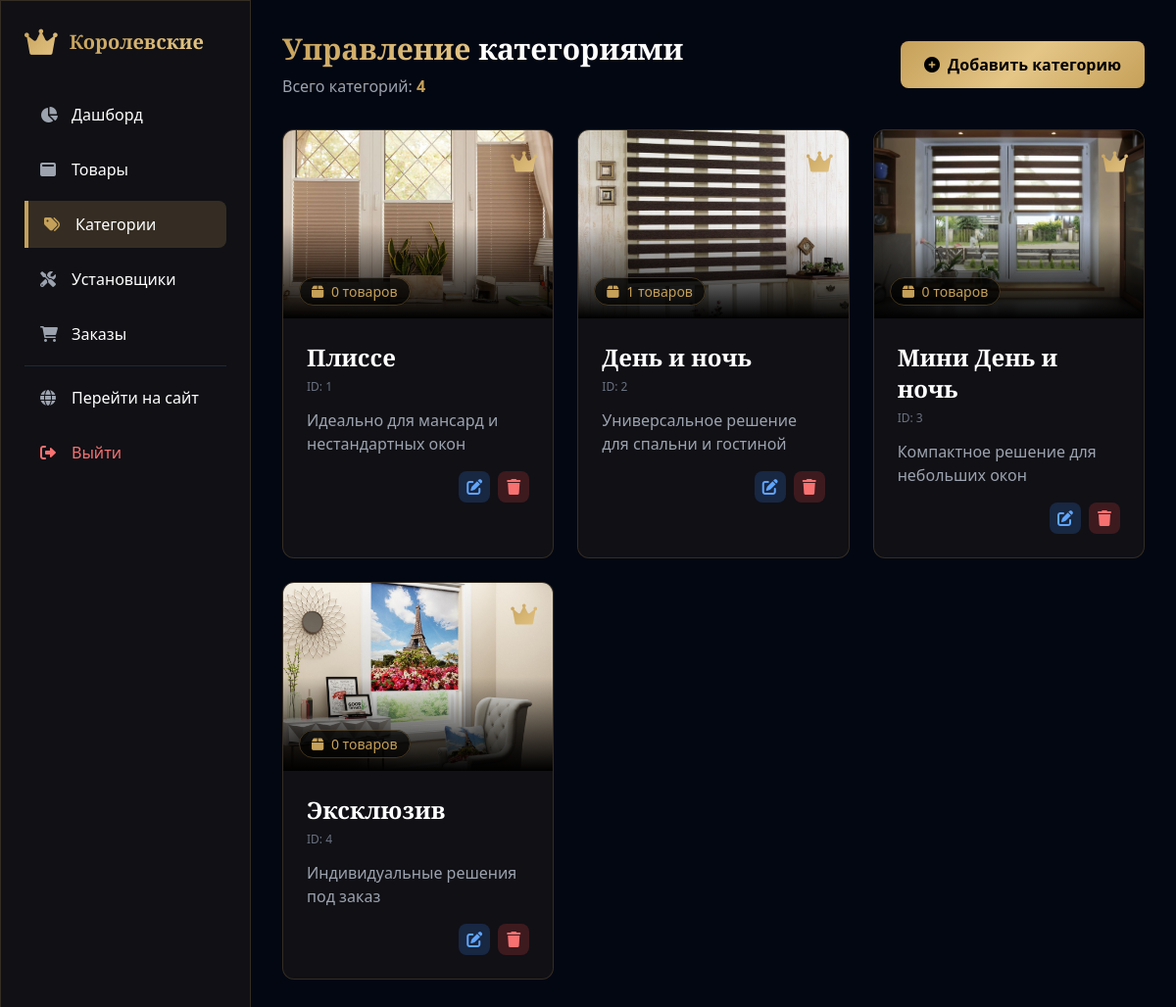
Page /admin/categories (signed in) on the committed database.
### main.py (models this page shows)
class Category(Base):
    __tablename__ = "categories"
    __table_args__ = {'extend_existing': True}
    id = Column(Integer, primary_key=True, index=True)
    name = Column(String, unique=True, index=True)
    description = Column(Text)
    image = Column(String, nullable=True)
    created_at = Column(DateTime, default=datetime.now)
    products = relationship("Product", back_populates="category")

### main.py (the view)
@app.get("/admin/categories", response_class=HTMLResponse)
async def admin_categories(request: Request, db: Session = Depends(get_db)):
    if not check_admin_auth(request):
        return RedirectResponse(url="/admin/login", status_code=303)
    categories = db.query(Category).all()
    return templates.TemplateResponse(
        "admin/categories.html",
        {
            "request": request,
            "categories": categories
        }
    )

### templates/admin/categories.html (shortened to what this page needs)
<!DOCTYPE html>
<html lang="ru">
<head>
    <script src="https://cdn.tailwindcss.com"></script>
    <link rel="stylesheet" href="https://cdnjs.cloudflare.com/ajax/libs/font-awesome/6.0.0/css/all.min.css">
</head>
<body class="bg-gray-950 text-white">
    <div class="flex h-screen">
        <div class="w-64 glass-card h-full fixed left-0 top-0 p-6 overflow-y-auto">
            <div class="flex items-center space-x-3 mb-8">
                <i class="fas fa-crown text-3xl royal-text"></i>
                <span class="text-xl font-bold royal-font">
                    <span class="royal-text">Королевские</span>
                </span>
            </div>
            <nav class="space-y-2">
                <a href="/admin" class="flex items-center space-x-3 px-4 py-3 hover:bg-gray-800 rounded-lg transition">
                    <i class="fas fa-chart-pie text-gray-400 w-5"></i>
                    <span>Дашборд</span>
                </a>
                <a href="/admin/products" class="flex items-center space-x-3 px-4 py-3 hover:bg-gray-800 rounded-lg transition">
                    <i class="fas fa-window-maximize text-gray-400 w-5"></i>
                    <span>Товары</span>
                </a>
                <a href="/admin/categories" class="flex items-center space-x-3 px-4 py-3 bg-[#C5A059] bg-opacity-20 border-l-4 border-[#C5A059] rounded-r-lg">
                    <i class="fas fa-tags text-[#C5A059] w-5"></i>
                    <span>Категории</span>
                </a>
                <a href="/admin/installers" class="flex items-center space-x-3 px-4 py-3 hover:bg-gray-800 rounded-lg transition">
                    <i class="fas fa-tools text-gray-400 w-5"></i>
                    <span>Установщики</span>
                </a>
                <a href="/admin/orders" class="flex items-center space-x-3 px-4 py-3 hover:bg-gray-800 rounded-lg transition">
                    <i class="fas fa-shopping-cart text-gray-400 w-5"></i>
                    <span>Заказы</span>
                </a>
                <div class="border-t border-gray-800 my-4"></div>
                <a href="/" target="_blank" class="flex items-center space-x-3 px-4 py-3 hover:bg-gray-800 rounded-lg transition">
                    <i class="fas fa-globe text-gray-400 w-5"></i>
                    <span>Перейти на сайт</span>
                </a>
                <a href="/admin/logout" class="flex items-center space-x-3 px-4 py-3 hover:bg-red-900 hover:bg-opacity-30 rounded-lg transition text-red-400">
                    <i class="fas fa-sign-out-alt w-5"></i>
                    <span>Выйти</span>
                </a>
            </nav>
        </div>
        <div class="flex-1 ml-64 p-8 overflow-y-auto">
            <div class="flex justify-between items-center mb-8">
                <div>
                    <h1 class="text-3xl royal-font font-bold">
                        <span class="royal-text">Управление</span>
                        <span class="text-white"> категориями</span>
                    </h1>
                    <p class="text-gray-400 mt-2">
                        Всего категорий: <span id="totalCategories" class="text-[#C5A059] font-bold">{{ categories|length }}</span>
                    </p>
                </div>
                <button onclick="openAddModal()"
                        class="royal-gradient text-black px-6 py-3 rounded-lg font-semibold hover:shadow-2xl transform hover:scale-105 transition flex items-center space-x-2">
                    <i class="fas fa-plus-circle"></i>
                    <span>Добавить категорию</span>
                </button>
            </div>
            <div id="categoriesGrid" class="grid grid-cols-1 md:grid-cols-2 lg:grid-cols-3 gap-6">
                {% if categories %}
                    {% for category in categories %}
                    <div class="category-card glass-card rounded-xl overflow-hidden" data-category-id="{{ category.id }}">
                        <div class="relative h-48">
                            {% if category.image %}
                            <img src="{{ category.image }}" alt="{{ category.name }}" class="w-full h-full object-cover">
                            {% else %}
                            <div class="w-full h-full bg-gradient-to-br from-gray-800 to-gray-900 flex items-center justify-center">
                                <i class="fas fa-tags text-6xl text-[#C5A059] opacity-40"></i>
                            </div>
                            {% endif %}
                            <div class="absolute inset-0 bg-gradient-to-t from-black via-transparent to-transparent"></div>
                            <div class="absolute top-4 right-4">
                                <i class="fas fa-crown text-2xl royal-text"></i>
                            </div>
                            <div class="absolute bottom-4 left-4">
                                <span class="bg-black bg-opacity-70 text-[#C5A059] px-3 py-1 rounded-full text-sm border border-[#C5A059] border-opacity-30">
                                    <i class="fas fa-box mr-1"></i>
                                    {{ category.products|length }} товаров
                                </span>
                            </div>
                        </div>
                        <div class="p-6">
                            <div class="flex justify-between items-start mb-3">
                                <div>
                                    <h3 class="text-2xl royal-font font-bold text-white">{{ category.name }}</h3>
                                    <span class="text-xs text-gray-500">ID: {{ category.id }}</span>
                                </div>
                            </div>
                            <p class="text-gray-400 mb-4 line-clamp-2">
                                {{ category.description|default('Нет описания', true) }}
                            </p>
                            <div class="flex justify-end space-x-2">
                                <button onclick="editCategory({{ category.id }}, '{{ category.name }}', '{{ category.description|escape }}')"
                                        class="w-8 h-8 bg-blue-500 bg-opacity-20 rounded-lg flex items-center justify-center text-blue-400 hover:bg-opacity-100 hover:text-white transition"
                                        title="Редактировать">
                                    <i class="fas fa-edit"></i>
                                </button>
                                <button onclick="deleteCategory({{ category.id }}, '{{ category.name|escape }}')"
                                        class="w-8 h-8 bg-red-500 bg-opacity-20 rounded-lg flex items-center justify-center text-red-400 hover:bg-opacity-100 hover:text-white transition"
                                        title="Удалить">
                                    <i class="fas fa-trash"></i>
                                </button>
                            </div>
                        </div>
                    </div>
                    {% endfor %}
                {% endif %}
            </div>
        </div>
    </div>
</body>
</html>

### templates/admin/categories.html (style rules this page uses)
.royal-font { font-family: 'Cormorant Garamond', serif; }
.royal-gradient { background: linear-gradient(135deg, #C5A059 0%, #E5C687 50%, #C5A059 100%); }
.royal-text { background: linear-gradient(135deg, #C5A059, #E5C687); -webkit-background-clip: text; -webkit-text-fill-color: transparent; background-clip: text; }
.glass-card { background: rgba(17, 17, 23, 0.95); backdrop-filter: blur(10px); border: 1px solid rgba(197, 160, 89, 0.2); }
.category-card { transition: all 0.3s ease; position: relative; }

### rows in the picture
Category: image (picture), products|length "0", name "Плиссе", id "1", description "Идеально для мансард и нестандартных окон"
Category: image (picture), products|length "1", name "День и ночь", id "2", description "Универсальное решение для спальни и гостиной"
Category: image (picture), products|length "0", name "Мини День и ночь", id "3", description "Компактное решение для небольших окон"
Category: image (picture), products|length "0", name "Эксклюзив", id "4", description "Индивидуальные решения под заказ"

### other values in the picture
{{ categories|length }} "4"
